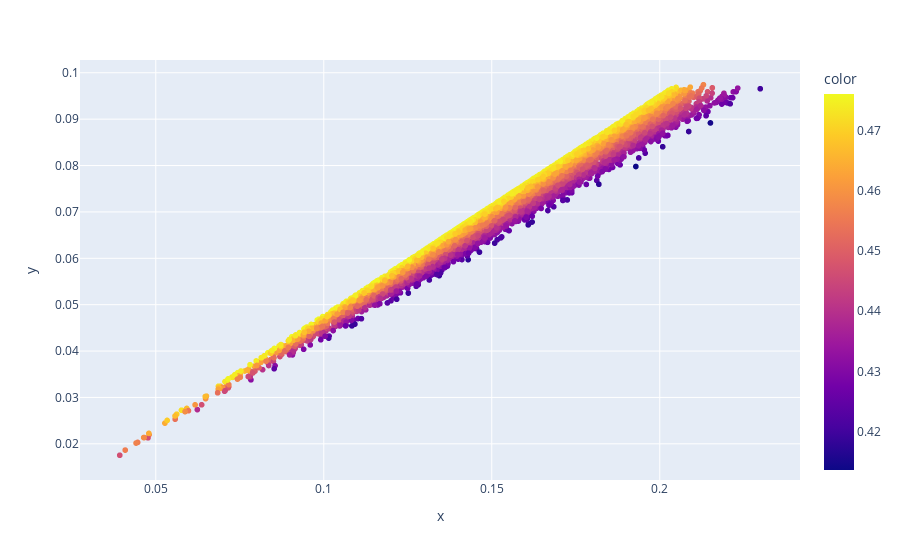

Notebook code cell kept with this figure:
### Code cell
allPorts = opt_CAPM(returns, market='VTI', tgtPortfolio='all')
px.scatter(y=allPorts['Mean'],x=allPorts['STD'], color=allPorts['RiskAdjRet']).show()

### Figure 1 — Plotly figure (JSON) as saved in the notebook; plotly's stock layout.template omitted (floating-point values rounded to 4 significant figures; data arrays with more than 128 entries replaced by an {"elided": "..."} marker saying what was removed)
{"data": [{"hovertemplate": "x=%{x}<br>y=%{y}<br>color=%{marker.color}<extra></extra>", "legendgroup": "", "marker": {"color": {"elided": "10000 float values"}, "coloraxis": "coloraxis", "symbol": "circle"}, "mode": "markers", "name": "", "showlegend": false, "type": "scattergl", "x": {"elided": "10000 float values"}, "xaxis": "x", "y": {"elided": "10000 float values"}, "yaxis": "y"}], "layout": {"coloraxis": {"colorbar": {"title": {"text": "color"}}, "colorscale": [[0, "#0d0887"], [0.1111, "#46039f"], [0.2222, "#7201a8"], [0.3333, "#9c179e"], [0.4444, "#bd3786"], [0.5556, "#d8576b"], [0.6667, "#ed7953"], [0.7778, "#fb9f3a"], [0.8889, "#fdca26"], [1, "#f0f921"]]}, "legend": {"tracegroupgap": 0}, "margin": {"t": 60}, "xaxis": {"anchor": "y", "domain": [0, 1], "title": {"text": "x"}}, "yaxis": {"anchor": "x", "domain": [0, 1], "title": {"text": "y"}}}}
